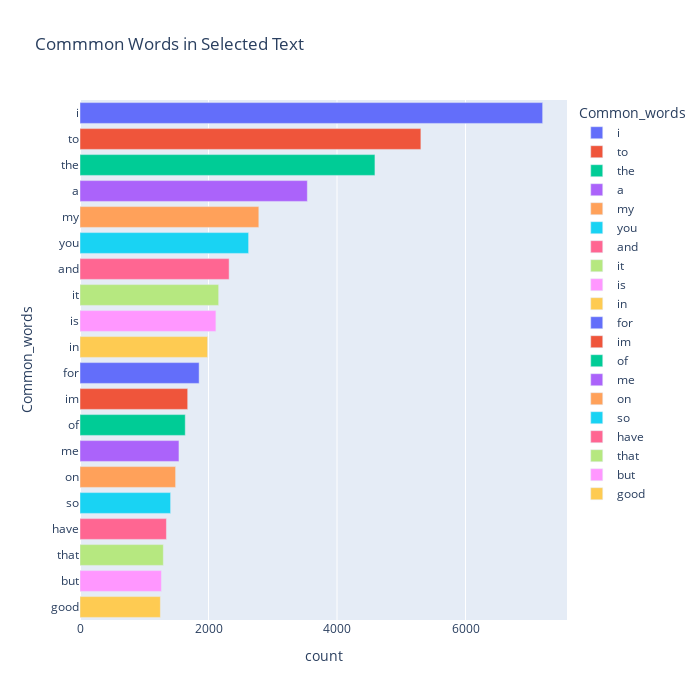

Source (notebook cell):
### Code cell
fig = px.bar(temp, x="count", y="Common_words", title='Commmon Words in Selected Text', orientation='h', 
             width=700, height=700,color='Common_words')
fig.show()

### Figure 1 — Plotly figure (JSON) as saved in the notebook; plotly's stock layout.template omitted (floating-point values rounded to 4 significant figures)
{"data": [{"alignmentgroup": "True", "hovertemplate": "Common_words=%{y}<br>count=%{x}<extra></extra>", "legendgroup": "i", "marker": {"color": "#636efa", "pattern": {"shape": ""}}, "name": "i", "offsetgroup": "i", "orientation": "h", "showlegend": true, "textposition": "auto", "type": "bar", "x": [7200], "xaxis": "x", "y": ["i"], "yaxis": "y"}, {"alignmentgroup": "True", "hovertemplate": "Common_words=%{y}<br>count=%{x}<extra></extra>", "legendgroup": "to", "marker": {"color": "#EF553B", "pattern": {"shape": ""}}, "name": "to", "offsetgroup": "to", "orientation": "h", "showlegend": true, "textposition": "auto", "type": "bar", "x": [5305], "xaxis": "x", "y": ["to"], "yaxis": "y"}, {"alignmentgroup": "True", "hovertemplate": "Common_words=%{y}<br>count=%{x}<extra></extra>", "legendgroup": "the", "marker": {"color": "#00cc96", "pattern": {"shape": ""}}, "name": "the", "offsetgroup": "the", "orientation": "h", "showlegend": true, "textposition": "auto", "type": "bar", "x": [4590], "xaxis": "x", "y": ["the"], "yaxis": "y"}, {"alignmentgroup": "True", "hovertemplate": "Common_words=%{y}<br>count=%{x}<extra></extra>", "legendgroup": "a", "marker": {"color": "#ab63fa", "pattern": {"shape": ""}}, "name": "a", "offsetgroup": "a", "orientation": "h", "showlegend": true, "textposition": "auto", "type": "bar", "x": [3538], "xaxis": "x", "y": ["a"], "yaxis": "y"}, {"alignmentgroup": "True", "hovertemplate": "Common_words=%{y}<br>count=%{x}<extra></extra>", "legendgroup": "my", "marker": {"color": "#FFA15A", "pattern": {"shape": ""}}, "name": "my", "offsetgroup": "my", "orientation": "h", "showlegend": true, "textposition": "auto", "type": "bar", "x": [2783], "xaxis": "x", "y": ["my"], "yaxis": "y"}, {"alignmentgroup": "True", "hovertemplate": "Common_words=%{y}<br>count=%{x}<extra></extra>", "legendgroup": "you", "marker": {"color": "#19d3f3", "pattern": {"shape": ""}}, "name": "you", "offsetgroup": "you", "orientation": "h", "showlegend": true, "textposition": "auto", "type": "bar", "x": [2624], "xaxis": "x", "y": ["you"], "yaxis": "y"}, {"alignmentgroup": "True", "hovertemplate": "Common_words=%{y}<br>count=%{x}<extra></extra>", "legendgroup": "and", "marker": {"color": "#FF6692", "pattern": {"shape": ""}}, "name": "and", "offsetgroup": "and", "orientation": "h", "showlegend": true, "textposition": "auto", "type": "bar", "x": [2321], "xaxis": "x", "y": ["and"], "yaxis": "y"}, {"alignmentgroup": "True", "hovertemplate": "Common_words=%{y}<br>count=%{x}<extra></extra>", "legendgroup": "it", "marker": {"color": "#B6E880", "pattern": {"shape": ""}}, "name": "it", "offsetgroup": "it", "orientation": "h", "showlegend": true, "textposition": "auto", "type": "bar", "x": [2158], "xaxis": "x", "y": ["it"], "yaxis": "y"}, {"alignmentgroup": "True", "hovertemplate": "Common_words=%{y}<br>count=%{x}<extra></extra>", "legendgroup": "is", "marker": {"color": "#FF97FF", "pattern": {"shape": ""}}, "name": "is", "offsetgroup": "is", "orientation": "h", "showlegend": true, "textposition": "auto", "type": "bar", "x": [2115], "xaxis": "x", "y": ["is"], "yaxis": "y"}, {"alignmentgroup": "True", "hovertemplate": "Common_words=%{y}<br>count=%{x}<extra></extra>", "legendgroup": "in", "marker": {"color": "#FECB52", "pattern": {"shape": ""}}, "name": "in", "offsetgroup": "in", "orientation": "h", "showlegend": true, "textposition": "auto", "type": "bar", "x": [1986], "xaxis": "x", "y": ["in"], "yaxis": "y"}, {"alignmentgroup": "True", "hovertemplate": "Common_words=%{y}<br>count=%{x}<extra></extra>", "legendgroup": "for", "marker": {"color": "#636efa", "pattern": {"shape": ""}}, "name": "for", "offsetgroup": "for", "orientation": "h", "showlegend": true, "textposition": "auto", "type": "bar", "x": [1854], "xaxis": "x", "y": ["for"], "yaxis": "y"}, {"alignmentgroup": "True", "hovertemplate": "Common_words=%{y}<br>count=%{x}<extra></extra>", "legendgroup": "im", "marker": {"color": "#EF553B", "pattern": {"shape": ""}}, "name": "im", "offsetgroup": "im", "orientation": "h", "showlegend": true, "textposition": "auto", "type": "bar", "x": [1676], "xaxis": "x", "y": ["im"], "yaxis": "y"}, {"alignmentgroup": "True", "hovertemplate": "Common_words=%{y}<br>count=%{x}<extra></extra>", "legendgroup": "of", "marker": {"color": "#00cc96", "pattern": {"shape": ""}}, "name": "of", "offsetgroup": "of", "orientation": "h", "showlegend": true, "textposition": "auto", "type": "bar", "x": [1638], "xaxis": "x", "y": ["of"], "yaxis": "y"}, {"alignmentgroup": "True", "hovertemplate": "Common_words=%{y}<br>count=%{x}<extra></extra>", "legendgroup": "me", "marker": {"color": "#ab63fa", "pattern": {"shape": ""}}, "name": "me", "offsetgroup": "me", "orientation": "h", "showlegend": true, "textposition": "auto", "type": "bar", "x": [1540], "xaxis": "x", "y": ["me"], "yaxis": "y"}, {"alignmentgroup": "True", "hovertemplate": "Common_words=%{y}<br>count=%{x}<extra></extra>", "legendgroup": "on", "marker": {"color": "#FFA15A", "pattern": {"shape": ""}}, "name": "on", "offsetgroup": "on", "orientation": "h", "showlegend": true, "textposition": "auto", "type": "bar", "x": [1488], "xaxis": "x", "y": ["on"], "yaxis": "y"}, {"alignmentgroup": "True", "hovertemplate": "Common_words=%{y}<br>count=%{x}<extra></extra>", "legendgroup": "so", "marker": {"color": "#19d3f3", "pattern": {"shape": ""}}, "name": "so", "offsetgroup": "so", "orientation": "h", "showlegend": true, "textposition": "auto", "type": "bar", "x": [1410], "xaxis": "x", "y": ["so"], "yaxis": "y"}, {"alignmentgroup": "True", "hovertemplate": "Common_words=%{y}<br>count=%{x}<extra></extra>", "legendgroup": "have", "marker": {"color": "#FF6692", "pattern": {"shape": ""}}, "name": "have", "offsetgroup": "have", "orientation": "h", "showlegend": true, "textposition": "auto", "type": "bar", "x": [1345], "xaxis": "x", "y": ["have"], "yaxis": "y"}, {"alignmentgroup": "True", "hovertemplate": "Common_words=%{y}<br>count=%{x}<extra></extra>", "legendgroup": "that", "marker": {"color": "#B6E880", "pattern": {"shape": ""}}, "name": "that", "offsetgroup": "that", "orientation": "h", "showlegend": true, "textposition": "auto", "type": "bar", "x": [1297], "xaxis": "x", "y": ["that"], "yaxis": "y"}, {"alignmentgroup": "True", "hovertemplate": "Common_words=%{y}<br>count=%{x}<extra></extra>", "legendgroup": "but", "marker": {"color": "#FF97FF", "pattern": {"shape": ""}}, "name": "but", "offsetgroup": "but", "orientation": "h", "showlegend": true, "textposition": "auto", "type": "bar", "x": [1267], "xaxis": "x", "y": ["but"], "yaxis": "y"}, {"alignmentgroup": "True", "hovertemplate": "Common_words=%{y}<br>count=%{x}<extra></extra>", "legendgroup": "good", "marker": {"color": "#FECB52", "pattern": {"shape": ""}}, "name": "good", "offsetgroup": "good", "orientation": "h", "showlegend": true, "textposition": "auto", "type": "bar", "x": [1251], "xaxis": "x", "y": ["good"], "yaxis": "y"}], "layout": {"barmode": "relative", "height": 700, "legend": {"title": {"text": "Common_words"}, "tracegroupgap": 0}, "title": {"text": "Commmon Words in Selected Text"}, "width": 700, "xaxis": {"anchor": "y", "domain": [0, 1], "title": {"text": "count"}}, "yaxis": {"anchor": "x", "categoryarray": ["good", "but", "that", "have", "so", "on", "me", "of", "im", "for", "in", "is", "it", "and", "you", "my", "a", "the", "to", "i"], "categoryorder": "array", "domain": [0, 1], "title": {"text": "Common_words"}}}}
